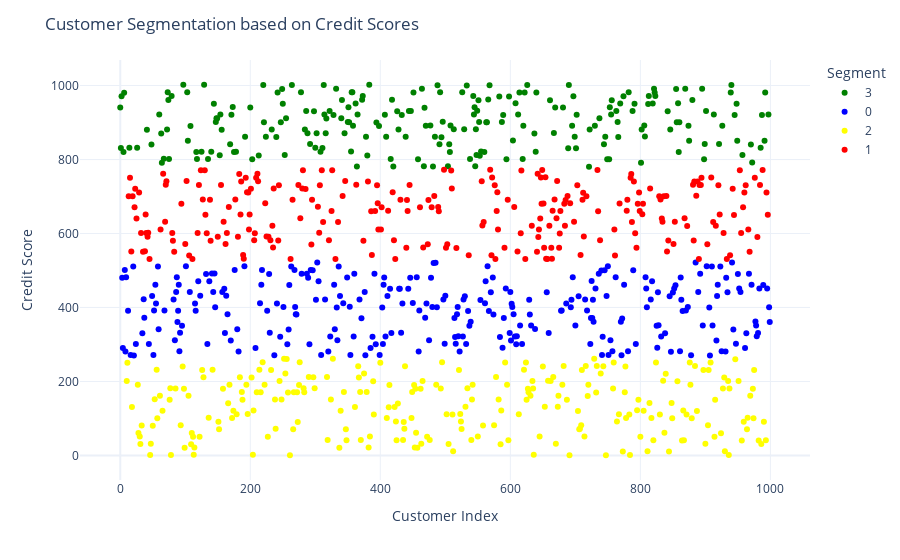

The cell this chart's notebook holds for it:
### Markdown cell above
Now let’s have a look at the segments:

### Code cell
# Convert the 'Segment' column to category data type
data['Segment'] = data['Segment'].astype('category')

# Visualize the segments using Plotly
fig = px.scatter(data, x=data.index, y='Credit Score', color='Segment',
                 color_discrete_sequence=['green', 'blue', 'yellow', 'red'])
fig.update_layout(
    xaxis_title='Customer Index',
    yaxis_title='Credit Score',
    title='Customer Segmentation based on Credit Scores'
)
fig.show()

### Figure 1 — Plotly figure (JSON) as saved in the notebook; plotly's stock layout.template omitted (floating-point values rounded to 4 significant figures; data arrays with more than 128 entries replaced by an {"elided": "..."} marker saying what was removed)
{"data": [{"hovertemplate": "Segment=3<br>index=%{x}<br>Credit Score=%{y}<extra></extra>", "legendgroup": "3", "marker": {"color": "green", "symbol": "circle"}, "mode": "markers", "name": "3", "orientation": "v", "showlegend": true, "type": "scatter", "x": {"elided": "230 int values"}, "xaxis": "x", "y": {"elided": "230 float values"}, "yaxis": "y"}, {"hovertemplate": "Segment=0<br>index=%{x}<br>Credit Score=%{y}<extra></extra>", "legendgroup": "0", "marker": {"color": "blue", "symbol": "circle"}, "mode": "markers", "name": "0", "orientation": "v", "showlegend": true, "type": "scatter", "x": {"elided": "274 int values"}, "xaxis": "x", "y": {"elided": "274 float values"}, "yaxis": "y"}, {"hovertemplate": "Segment=2<br>index=%{x}<br>Credit Score=%{y}<extra></extra>", "legendgroup": "2", "marker": {"color": "yellow", "symbol": "circle"}, "mode": "markers", "name": "2", "orientation": "v", "showlegend": true, "type": "scatter", "x": {"elided": "250 int values"}, "xaxis": "x", "y": {"elided": "250 float values"}, "yaxis": "y"}, {"hovertemplate": "Segment=1<br>index=%{x}<br>Credit Score=%{y}<extra></extra>", "legendgroup": "1", "marker": {"color": "red", "symbol": "circle"}, "mode": "markers", "name": "1", "orientation": "v", "showlegend": true, "type": "scatter", "x": {"elided": "246 int values"}, "xaxis": "x", "y": {"elided": "246 float values"}, "yaxis": "y"}], "layout": {"legend": {"title": {"text": "Segment"}, "tracegroupgap": 0}, "margin": {"t": 60}, "title": {"text": "Customer Segmentation based on Credit Scores"}, "xaxis": {"anchor": "y", "domain": [0, 1], "title": {"text": "Customer Index"}}, "yaxis": {"anchor": "x", "domain": [0, 1], "title": {"text": "Credit Score"}}}}
